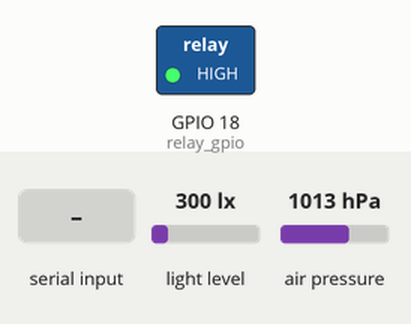
This sketch was run on a simulated ESP32. On the bench: switched loads named in the sketch (green lamp = pin HIGH). The test bench sets the inputs (shaded band); at power-on: light level 300 lx, air pressure 1013 hPa. What the sketch prints to the serial monitor is not drawn.

Above: at 0.8 s.
0.9 s: "RECEIVED\n" received over Serial
Timing chart, 0 to 3.9 s (numbered marks = the images above; inputs shaded):
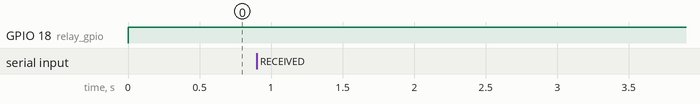

The sketch:

collect.ino
```cpp
#include <esp_sleep.h>
#include <Wire.h>
#include <SPI.h>
#include <Adafruit_Sensor.h>
#include "Adafruit_BME680.h"
#include "Adafruit_TSL2591.h"
#include "Adafruit_SGP30.h"

Adafruit_SGP30 sgp;

#define SEALEVELPRESSURE_HPA (1013.25)

Adafruit_BME680 bme; // I2C
Adafruit_TSL2591 tsl = Adafruit_TSL2591(2591);

const unsigned int MAX_MESSAGE_LENGTH = 12;

bool handshake() {
 int counter = 0;
 int timeout = 5; // timeout after 5 seconds

 while (true) {
   if(counter > timeout * 1000) {
     //Serial.println("ERROR: Handshake timed out!");
     return false; // this means that the RPi4 did not successfully connect
   }

  while (Serial.available() > 0)
  {
    //Create a place to hold the incoming message
    static char message[MAX_MESSAGE_LENGTH];
    static unsigned int message_pos = 0;

    //Read the next available byte in the serial receive buffer
    char inByte = Serial.read();

    //Message coming in (check not terminating character) and guard for over message size
    if ( inByte != '\n' && (message_pos < MAX_MESSAGE_LENGTH - 1) )
    {
      //Add the incoming byte to our message
      message[message_pos] = inByte;
      message_pos++;
    }
    //Full message received...
    else
    {
      //Add null character to string
      message[message_pos] = '\0';

      //Print the message (or do other things)
      //Serial.print("counter: ");
      //Serial.println(counter);

      if(strcmp(message, "RECEIVED")==0) {
        Serial.println("EXECUTE");
        sleep(1);
        return true;

      } else {
        Serial.print("recieved: ");
        Serial.println(message);
      }

      //Reset for the next message
      message_pos = 0;
    }
  }

  counter++;
  delay(1);
 }
}

void collect() {

  int counter = 0;
  bool canCollect = true;
  while (canCollect) {

    // BME680
    // Temperature *C
    Serial.print(bme.temperature); Serial.print(",");
    // Pressure hPa
    Serial.print(bme.pressure / 100.0); Serial.print(",");
    // Humidity %
    Serial.print(bme.humidity); Serial.print(",");
    // Gas Resistance kOhms
    Serial.print(bme.gas_resistance / 1000.0); Serial.print(",");
    // Altitude m
    Serial.print(bme.readAltitude(SEALEVELPRESSURE_HPA)); Serial.print(",");

    // TSL2591 LUX
    uint32_t lum = tsl.getFullLuminosity();
    uint16_t ir, full;
    ir = lum >> 16;
    full = lum & 0xFFFF;
    // mllis ms
    Serial.print(millis()); Serial.print(",");
    // IR
    Serial.print(ir); Serial.print(",");
    // Full
    Serial.print(full); Serial.print(",");
    // Visible
    Serial.print(full - ir); Serial.print(",");
    // Lux
    Serial.print(tsl.calculateLux(full, ir), 6); Serial.print(",");

    // SGP30
    // TVOC ppb
    Serial.print(sgp.TVOC); Serial.print(",");
    // eCO2 ppm
    Serial.print(sgp.eCO2); Serial.print(",");
    // Raw H2
    Serial.print(sgp.rawH2); Serial.print(",");
    // Raw Ethanol
    Serial.print(sgp.rawEthanol);

    // New line
    Serial.println();

    delay(1000);

    if (counter == 15) {
      canCollect = false;
    }

    counter++;

    if (counter == 30) {
      counter = 0;
    }
  }
}

const byte led_gpio = 2;
const byte relay_gpio = 18;
void hibernate() {

  digitalWrite(led_gpio, LOW);
  digitalWrite(relay_gpio, LOW);

  // Enable wake-up timer for 5 seconds
  esp_sleep_enable_timer_wakeup(30 * 1000000);

  // Put ESP32 into deep sleep mode
  esp_deep_sleep_start();
}
void setup() {
  // BME680 ********************
  Serial.begin(115200);

  pinMode(relay_gpio, OUTPUT);

  // Enable the relay -- turn on the RPi4
  digitalWrite(led_gpio, HIGH);
  digitalWrite(relay_gpio, HIGH);

  Serial.println("Awaking from hibernation.");

  // make sure that the ESP32 and RPi4 are connected
  while (handshake() == false) {

    // Safety: Try to turn on the relay again.
    digitalWrite(relay_gpio, HIGH);

    //Serial.println("Attempting to handshake with RPi4...");
  }

  // Configure BME680
  bme.setTemperatureOversampling(BME680_OS_8X);
  bme.setHumidityOversampling(BME680_OS_2X);
  bme.setPressureOversampling(BME680_OS_4X);
  bme.setIIRFilterSize(BME680_FILTER_SIZE_3);
  bme.setGasHeater(320, 150); // 320*C for 150 ms

  // Configure TSL2591 LUX
  // You can change the gain on the fly, to adapt to brighter/dimmer light situations
  //tsl.setGain(TSL2591_GAIN_LOW);    // 1x gain (bright light)
  tsl.setGain(TSL2591_GAIN_MED);      // 25x gain
  //tsl.setGain(TSL2591_GAIN_HIGH);   // 428x gain

  // Changing the integration time gives you a longer time over which to sense light
  // longer timelines are slower, but are good in very low light situtations!
  //tsl.setTiming(TSL2591_INTEGRATIONTIME_100MS);  // shortest integration time (bright light)
  // tsl.setTiming(TSL2591_INTEGRATIONTIME_200MS);
  tsl.setTiming(TSL2591_INTEGRATIONTIME_300MS);
  // tsl.setTiming(TSL2591_INTEGRATIONTIME_400MS);
  // tsl.setTiming(TSL2591_INTEGRATIONTIME_500MS);
  // tsl.setTiming(TSL2591_INTEGRATIONTIME_600MS);  // longest integration time (dim light)

  // Configure SGP30
  // None

  // Start collecting
  collect();

  // waiting for autonomous push to complete.
  while (handshake() == false) {
    //Serial.println("Waiting for push to github to complete...");
  }
  //Serial.println("Push completed!");

  Serial.println("Entering hibernation mode...");
  hibernate();
}

void loop() {

}
```

Measured:
- after the input at 0.9 s, every drawn part: stays the same
